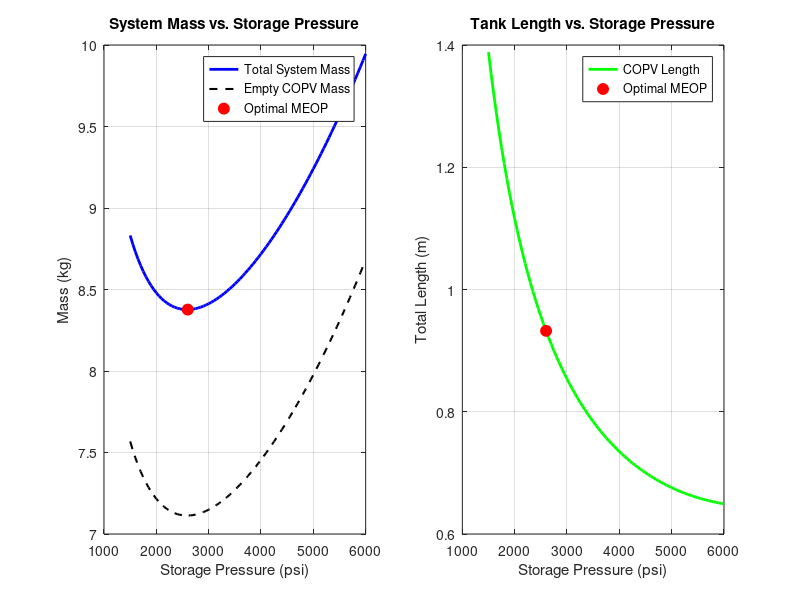

Recreate this plot in MATLAB.
%{
---------------------------------------------------------------------------
CU Sounding Rocket Lab - Liquid Propulsion Team
Pressurant Tank MEOP Optimization Trade Study

Description:
This script iterates through various Nitrogen (N2) storage pressures 
to find the optimal Maximum Expected Operating Pressure (MEOP) that 
minimizes the overall mass of the pressurant system (Gas + COPV).

The final Result is the minimum 

---------------------------------------------------------------------------
%}

clear; clc; close all;

%% 1.0 - CONSTANTS & FIXED PARAMETERS
PSI_TO_PA = 6894.76;
PA_TO_PSI = 0.000145038;
IN_TO_M   = 0.0254;
r_universal_jmolk = 8.3145;
pressurant_molar_mass_kgmol = 0.0280134;

% --- Engine & Tank Requirements (from main model) ---
p_op_ox_tank_pa   = 1000 * PSI_TO_PA;
p_op_fuel_tank_pa = 1000 * PSI_TO_PA;
v_total_ox_tank_m3   = 0.0077; % [m^3] LOX Tank Volume (with ullage)
v_total_fuel_tank_m3 = 0.0042; % [m^3] Fuel Tank Volume (with ullage)

% --- Temperatures ---
ox_temp_k         = 90;
fuel_temp_k       = 294;
pressurant_temp_k = 294;

% --- Pressurant Tank (COPV) Properties ---
safety_factor                           = 1.5;
joint_efficiency_pressurant_tank        = 0.8;
corrosion_allowance_m                   = 0.0002;
material_density_pressurant_kgm3        = 2700; % Aluminum/Composite proxy
material_allowable_stress_pressurant_pa = 2.76e8;
material_density_liner_kgm3             = 2700;
t_liner_m                               = 0.002; % 2mm liner thickness proxy

% Fixed Outer Diameter Constraint
d_pressurant_tank_allowed_m = 4.5 * IN_TO_M; 
r_pressurant_outer_m        = d_pressurant_tank_allowed_m / 2;

%% 2.0 - CALCULATE REQUIRED GAS MASS (Isothermal Baseline)
% Calculate moles required to displace propellants
n_ox_mol = (p_op_ox_tank_pa * v_total_ox_tank_m3) / (r_universal_jmolk * (ox_temp_k + pressurant_temp_k)/2);
n_fuel_mol = (p_op_fuel_tank_pa * v_total_fuel_tank_m3) / (r_universal_jmolk * fuel_temp_k);

n_total_mol = n_ox_mol + n_fuel_mol;
m_pressurant_gas_kg = n_total_mol * pressurant_molar_mass_kgmol;

%% 3.0 - SWEEP STORAGE PRESSURES
% Create an array of test pressures from 1500 psi to 6000 psi
p_test_psi = 1500:50:6000;
p_test_pa  = p_test_psi * PSI_TO_PA;

% Pre-allocate arrays for storing results
m_copv_empty_kg  = zeros(size(p_test_psi));
m_total_sys_kg   = zeros(size(p_test_psi));
l_copv_total_m   = zeros(size(p_test_psi));

for i = 1:length(p_test_pa)
    p_storage = p_test_pa(i);
    p_design  = p_storage * safety_factor;
    
    % 1. Required Internal Volume at this pressure
    v_internal_m3 = (n_total_mol * r_universal_jmolk * pressurant_temp_k) / p_storage;
    
    % 2. Wall Thickness (Hoop Stress)
    t_wall_m = (p_design * r_pressurant_outer_m) / (material_allowable_stress_pressurant_pa * joint_efficiency_pressurant_tank) + corrosion_allowance_m;
    
    % 3. Internal Geometry
    r_internal_m = r_pressurant_outer_m - t_wall_m - t_liner_m;
    r_liner_outer_m = r_internal_m + t_liner_m;
    
    % Check if wall thickness exceeds radius (impossible geometry)
    if r_internal_m <= 0
        m_total_sys_kg(i) = NaN; l_copv_total_m(i) = NaN;
        continue;
    end
    
    % 4. Volumes and Lengths
    v_caps_m3 = (2/3) * pi * r_internal_m^3; % Two 2:1 ellipsoidal caps
    v_cyl_m3  = v_internal_m3 - v_caps_m3;
    
    if v_cyl_m3 < 0
        % Pressure is so high that the end caps alone are too big
        l_cyl_m = 0;
    else
        l_cyl_m = v_cyl_m3 / (pi * r_internal_m^2);
    end
    l_copv_total_m(i) = l_cyl_m + (2 * r_pressurant_outer_m);
    
    % 5. Mass Calculations
    m_shell_cyl  = pi * (r_pressurant_outer_m^2 - r_liner_outer_m^2) * l_cyl_m;
    m_shell_caps = (2/3) * pi * (r_pressurant_outer_m^3 - r_liner_outer_m^3);
    m_liner_cyl  = pi * (r_liner_outer_m^2 - r_internal_m^2) * l_cyl_m;
    m_liner_caps = (2/3) * pi * (r_liner_outer_m^3 - r_internal_m^3);
    
    m_copv_empty_kg(i) = material_density_pressurant_kgm3 * (m_shell_cyl + m_shell_caps) + ...
                         material_density_liner_kgm3 * (m_liner_cyl + m_liner_caps);
                     
    m_total_sys_kg(i) = m_copv_empty_kg(i) + m_pressurant_gas_kg;
end

%% 4.0 - FIND OPTIMUM AND PLOT
% Find the minimum total mass and corresponding pressure
[min_mass, idx_opt] = min(m_total_sys_kg);
opt_p_psi = p_test_psi(idx_opt);
opt_length_m = l_copv_total_m(idx_opt);

fprintf('====================================================\n');
fprintf('         N2 MEOP Optimization Results               \n');
fprintf('====================================================\n');
fprintf('Optimal Storage Pressure:  %8.0f psi\n', opt_p_psi);
fprintf('Minimum Total Mass:        %8.2f kg\n', min_mass);
fprintf('Resulting COPV Length:     %8.2f m (%.2f in)\n', opt_length_m, opt_length_m / IN_TO_M);
fprintf('====================================================\n');

% Plotting
fig = figure('Name', 'Pressurant Tank MEOP Trade Study', 'Position', [100, 100, 800, 400]);
try
    fig.Theme = 'light';
catch
    set(fig, 'Color', 'w');
end

% Subplot 1: Mass vs Pressure
subplot(1,2,1);
plot(p_test_psi, m_total_sys_kg, 'b-', 'LineWidth', 2); hold on;
plot(p_test_psi, m_copv_empty_kg, 'k--', 'LineWidth', 1.5);
plot(opt_p_psi, min_mass, 'ro', 'MarkerSize', 8, 'MarkerFaceColor', 'r');
grid on;
title('System Mass vs. Storage Pressure');
xlabel('Storage Pressure (psi)');
ylabel('Mass (kg)');
legend('Total System Mass', 'Empty COPV Mass', 'Optimal MEOP', 'Location', 'Best');

% Subplot 2: Length vs Pressure
subplot(1,2,2);
plot(p_test_psi, l_copv_total_m, 'g-', 'LineWidth', 2); hold on;
plot(opt_p_psi, opt_length_m, 'ro', 'MarkerSize', 8, 'MarkerFaceColor', 'r');
grid on;
title('Tank Length vs. Storage Pressure');
xlabel('Storage Pressure (psi)');
ylabel('Total Length (m)');
legend('COPV Length', 'Optimal MEOP', 'Location', 'Best');
